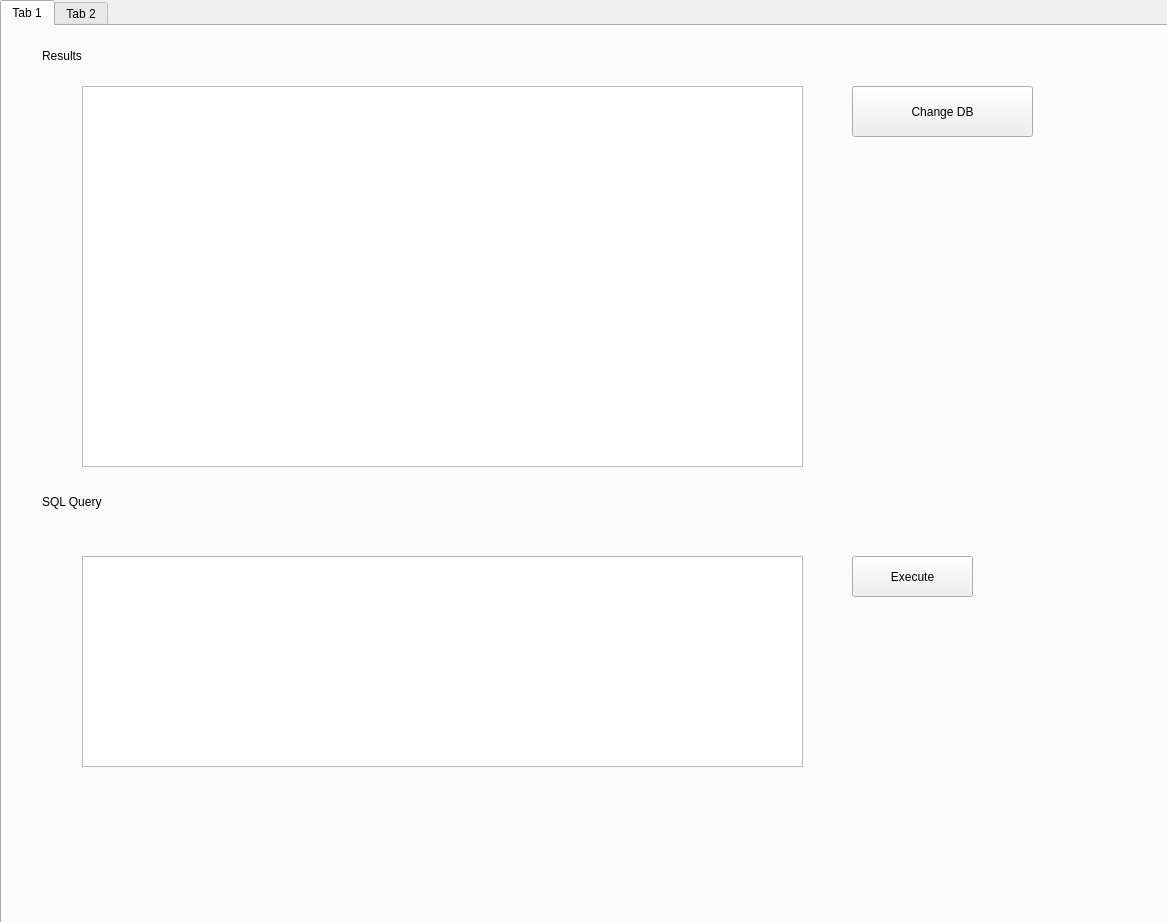
<?xml version="1.0" encoding="UTF-8"?>
<ui version="4.0">
 <class>MainWindow</class>
 <widget class="QMainWindow" name="MainWindow">
  <property name="geometry">
   <rect>
    <x>0</x>
    <y>0</y>
    <width>1167</width>
    <height>922</height>
   </rect>
  </property>
  <property name="windowTitle">
   <string>MainWindow</string>
  </property>
  <widget class="QWidget" name="centralWidget">
   <widget class="QTabWidget" name="tabWidget">
    <property name="geometry">
     <rect>
      <x>0</x>
      <y>0</y>
      <width>1171</width>
      <height>1071</height>
     </rect>
    </property>
    <property name="currentIndex">
     <number>0</number>
    </property>
    <widget class="QWidget" name="tabQuery">
     <attribute name="title">
      <string>Tab 1</string>
     </attribute>
     <widget class="QTableWidget" name="tableResult">
      <property name="geometry">
       <rect>
        <x>80</x>
        <y>60</y>
        <width>721</width>
        <height>381</height>
       </rect>
      </property>
     </widget>
     <widget class="QPushButton" name="btnExec">
      <property name="geometry">
       <rect>
        <x>850</x>
        <y>530</y>
        <width>121</width>
        <height>41</height>
       </rect>
      </property>
      <property name="text">
       <string>Execute</string>
      </property>
     </widget>
     <widget class="QTextEdit" name="textSQL">
      <property name="geometry">
       <rect>
        <x>80</x>
        <y>530</y>
        <width>721</width>
        <height>211</height>
       </rect>
      </property>
     </widget>
     <widget class="QPushButton" name="btnChangeDB">
      <property name="geometry">
       <rect>
        <x>850</x>
        <y>60</y>
        <width>181</width>
        <height>51</height>
       </rect>
      </property>
      <property name="text">
       <string>Change DB</string>
      </property>
     </widget>
     <widget class="QLabel" name="label">
      <property name="geometry">
       <rect>
        <x>40</x>
        <y>20</y>
        <width>68</width>
        <height>20</height>
       </rect>
      </property>
      <property name="text">
       <string>Results</string>
      </property>
     </widget>
     <widget class="QLabel" name="label_2">
      <property name="geometry">
       <rect>
        <x>40</x>
        <y>450</y>
        <width>131</width>
        <height>51</height>
       </rect>
      </property>
      <property name="text">
       <string>SQL Query</string>
      </property>
     </widget>
    </widget>
    <widget class="QWidget" name="tab_2">
     <attribute name="title">
      <string>Tab 2</string>
     </attribute>
    </widget>
   </widget>
  </widget>
 </widget>
 <layoutdefault spacing="6" margin="11"/>
 <resources/>
 <connections/>
</ui>
